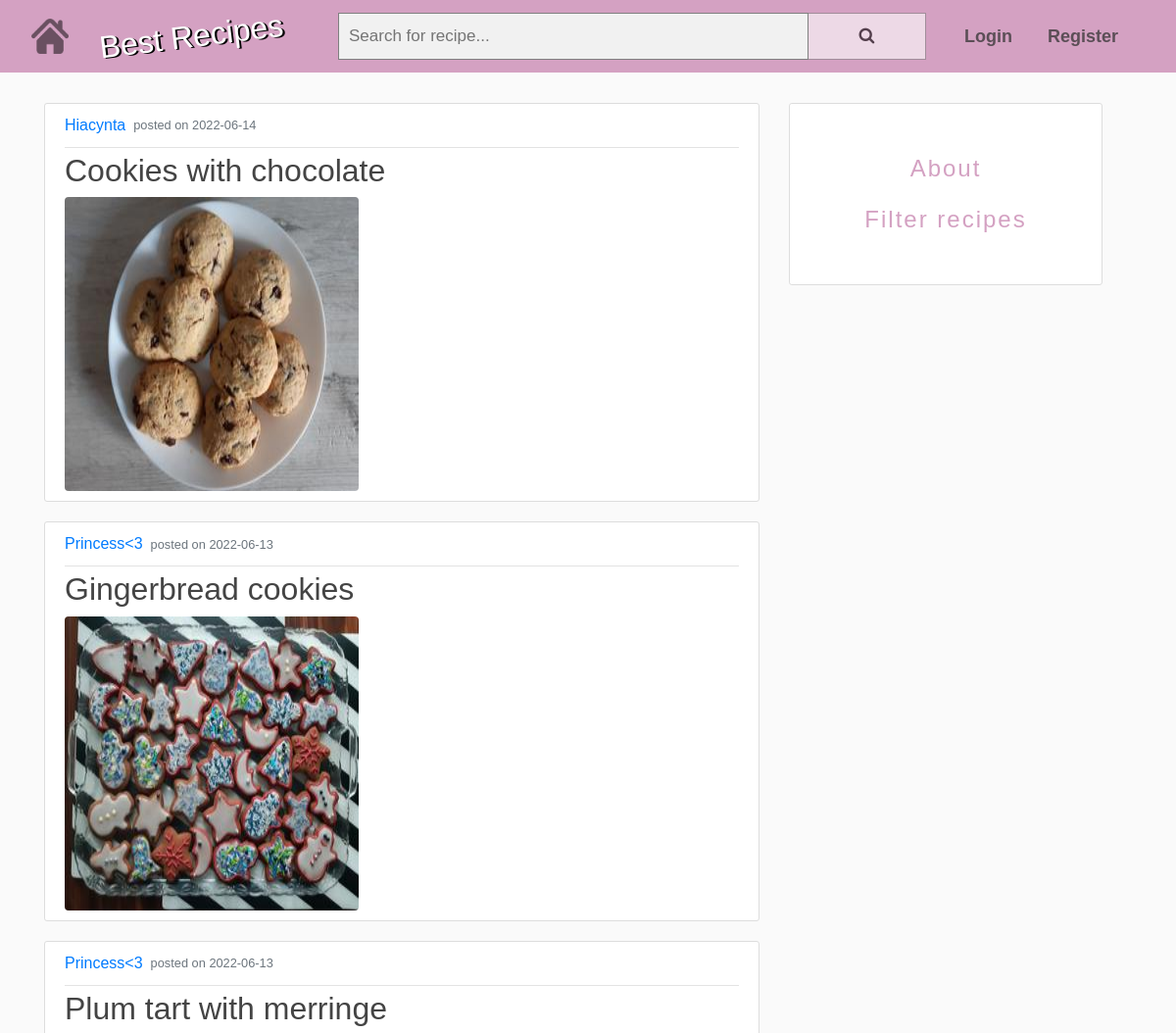
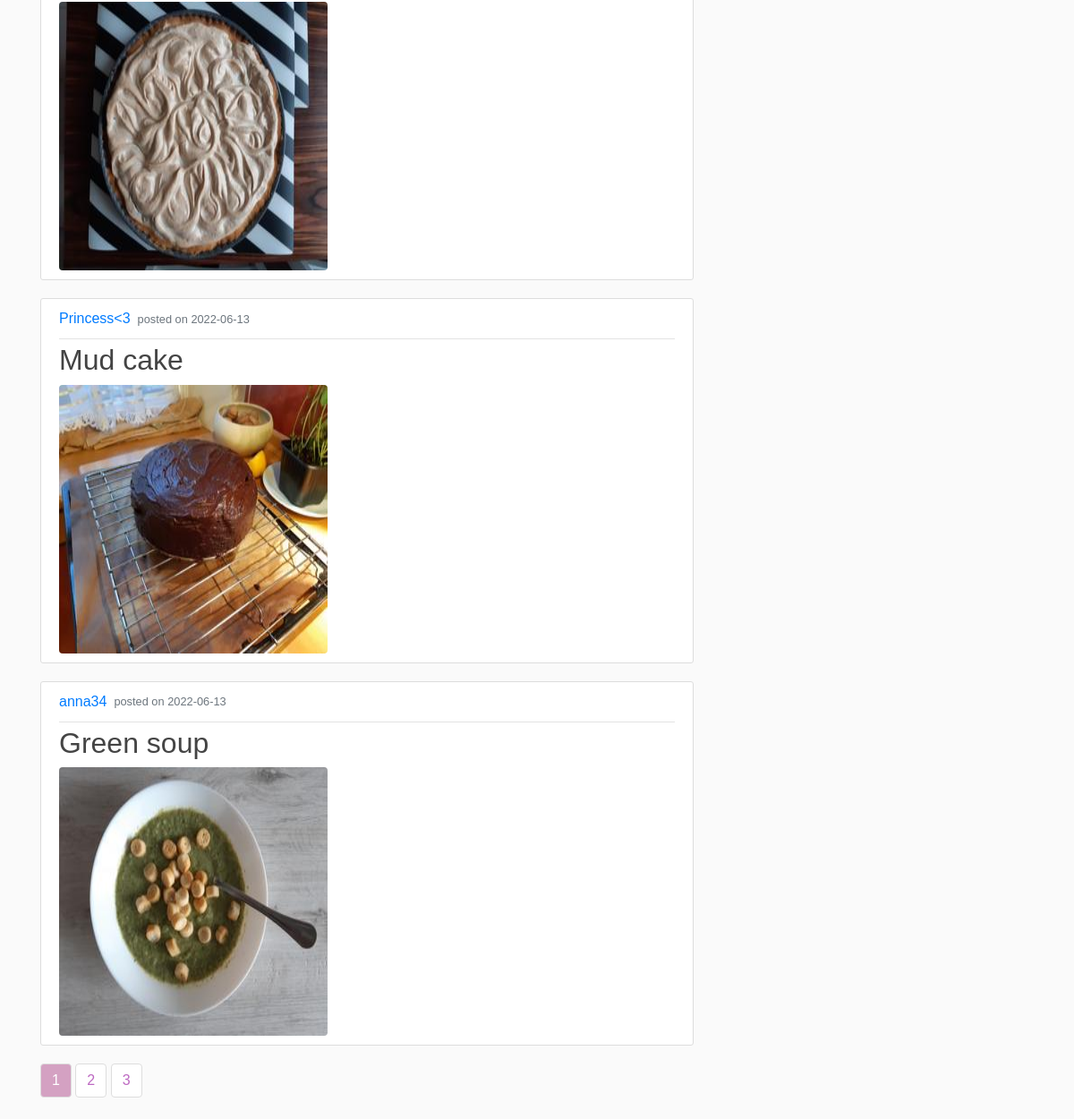
The page /home on the database its author committed (2 pictures, top to bottom).
### recipes_app/models.py (models this page shows, shortened)
class Recipe(db.Model):
    id = db.Column(db.Integer, primary_key=True)
    recipe_name = db.Column(db.String(60), nullable=False)
    date_posted = db.Column(db.DateTime, nullable=False, default=datetime.utcnow)
    food_image = db.Column(db.String(20), nullable=False, default='default_food_image.jpg')
    description = db.Column(db.String(500), nullable=False)
    user_id = db.Column(db.Integer, db.ForeignKey('user.id'), nullable=False)
    is_private = db.Column(db.Boolean, nullable=False, default=False)
    recipe_tags = db.relationship("Tag", secondary=lambda: recipes_tags_table)
    tags = association_proxy("recipe_tags", "tag")

class User(db.Model, UserMixin):
    id = db.Column(db.Integer, primary_key=True)
    username = db.Column(db.String(20), unique=True, nullable=False)
    email = db.Column(db.String(50), unique=True, nullable=False)
    profile_picture = db.Column(db.String(20), nullable=False, default='default_profile_picture.jpg')
    password = db.Column(db.String(60), nullable=False)
    uploaded_recipes = db.relationship('Recipe', backref='author', lazy=True)
    favourite_recipes = db.relationship('Recipe', secondary=lambda: users_favourites_table)
    favourites = association_proxy("favourite_recipes", "recipe_name")

### recipes_app/routes.py (the view)
@app.route('/', endpoint='home')
@app.route("/home", endpoint='home')
def home():
    page = request.args.get('page', 1, type=int)
    recipes = Recipe.query.filter_by(is_private=False).order_by(Recipe.date_posted.desc()).paginate(page=page,
                                                                                                    per_page=5)
    return render_template("home.html", recipes=recipes)

### recipes_app/forms.py
class SearchbarForm(FlaskForm):
    search = StringField("Search", validators=[DataRequired()])
    submit = SubmitField('Submit')

### recipes_app/routes.py (called while the page is built)
@app.context_processor
def base():
    form = SearchbarForm()
    return dict(form=form)

### recipes_app/templates/home.html
{% extends "basic_layout.html" %}
{% block content %}
    {% for recipe in recipes.items %}
        <article class="media content-section">
            <div class="media-body">
                <div class="article-metadata">
                    <a class="mr-2"
                       href="{{ url_for('show_user_recipes', username=recipe.author.username) }}">{{ recipe.author.username }}</a>
                    <small class="text-muted"> posted on {{ recipe.date_posted.strftime('%Y-%m-%d') }}</small>
                </div>
                <h2><a class="article-title"
                       href="{{ url_for('show_recipe', recipe_id=recipe.id) }}">{{ recipe.recipe_name }}</a></h2>
                <img class="rounded article-img"
                     src="{{ url_for('static', filename='food_images/' + recipe.food_image) }}">
            </div>
        </article>
    {% endfor %}
    {% for page_number in recipes.iter_pages(left_edge=1, right_edge=1, left_current=1, right_current=2) %}
        {% if page_number %}
            {% if recipes.page == page_number %}
                <a class="btn btn-info mb-4 bottom-button-picked" href="{{ url_for('home', page=page_number) }}">{{ page_number }}</a>
            {% else %}
                <a class="btn btn-outline-info mb-4 bottom-button"
                   href="{{ url_for('home', page=page_number) }}">{{ page_number }}</a>
            {% endif %}
        {% else %}
            ...
        {% endif %}
    {% endfor %}
{% endblock content %}

### recipes_app/templates/basic_layout.html (shortened to what this page needs)
<!DOCTYPE html>
<html>
<head>
    <link rel="stylesheet" href="https://cdnjs.cloudflare.com/ajax/libs/font-awesome/4.7.0/css/font-awesome.min.css">
    <link rel="stylesheet" href="https://maxcdn.bootstrapcdn.com/bootstrap/4.0.0/css/bootstrap.min.css"
>
    <link rel="stylesheet" type="text/css" href="{{ url_for('static', filename='main.css') }}">
</head>
<body>
<header class="site-header">
    <nav class="navbar navbar-expand-md navbar-dark bg-steel fixed-top">
        <a class="nav-item nav-link" href="{{ url_for('home') }}"><img class="home-icon" src="../static/home.png"/></a>
        <div class="container">
            <a class="navbar-brand mr-4 title" href="/">Best Recipes</a>
            <div class="collapse navbar-collapse" id="navbarToggle">
                <div class="navbar-nav mr-auto search-bar-container">
                    <form method='POST' class="example search-bar" action="{{ url_for('search_for_recipe') }}">
                        <input class="search-bar-input" type="text" placeholder="Search for recipe..." name="search">
                        <button type="submit" class="search-bar-button"/><i class="fa fa-search search-bar-icon"></i></button>
                    </form>
                </div>
                <div class="navbar-nav">
                    {% if current_user.is_authenticated %}
                        <a class="nav-item nav-link auth-link" href="{{ url_for('account') }}">Account</a>
                        <a class="nav-item nav-link auth-link" href="{{ url_for('logout') }}">Logout</a>
                    {% else %}
                        <a class="nav-item nav-link auth-link" href="{{ url_for('login') }}">Login</a>
                        <a class="nav-item nav-link auth-link" href="{{ url_for('register') }}">Register</a>
                    {% endif %}
                </div>
            </div>
        </div>
    </nav>
</header>
<main role="main" class="container main-container">
    <div class="row">
        <div class="col-md-8">
            {% block content %}{% endblock %}
        </div>
        <div class="col-md-4">
            <div class="content-section fixed-sidebar">
                <a class="nav-item nav-link sidebar-option" href="{{ url_for('about') }}">About</a>
                <a class="nav-item nav-link sidebar-option" href="{{ url_for('filter_recipes') }}">Filter recipes</a>
            </div>
        </div>
    </div>
</main>
</body>
</html>

### recipes_app/static/main.css (style rules this page uses)
body { background: #fafafa; color: #333333; margin-top: 5rem; }
h1, h2, h3, h4, h5, h6 { color: #444444; }
.bg-steel { background-color: #d4a1c2; }
.site-header .navbar-nav .nav-link { display: flex; align-items: center; color: #333333; }
.content-section { background: #ffffff; padding: 10px 20px; border: 1px solid #dddddd; border-radius: 3px; margin-bottom: 20px; }
.article-title { color: #444444; }
.article-img { height: 300px; width: 300px; margin-right: 16px; }
.article-metadata { padding-bottom: 10px; margin-bottom: 4px; border-bottom: 1px solid #e3e3e3; display: flex; align-items: center; }
body { font-family: Arial; }
* { box-sizing: border-box; }
form.example input[type=text] { padding: 10px; font-size: 17px; border: 1px solid grey; float: left; width: 80%; background: #f1f1f1; }
form.example button { float: left; width: 20%; padding: 10px; background: #2196F3; color: white; font-size: 17px; border: 1px solid grey; border-left: none; cursor: pointer; }
form.example::after { content: ""; clear: both; display: table; }
.title { font-size: 32px; text-shadow: 2px 1px black; transform: rotate(-7deg); transition: 1s; }
.home-icon { height: 36px !important; opacity: 0.5; }
.search-bar { display: flex; flex: 1; max-width: 600px; }
.search-bar-container { display: flex; justify-content: center; flex: 1; }
.search-bar-button { opacity: 0.6; color: black !important; background-color: white !important; transition: 0.2s; }
.search-bar-input { outline: 0; }
.main-container { padding-top: 25px; }
.fixed-sidebar { position: fixed; display: flex; flex-direction: column; align-items: center; justify-content: center; padding: 40px 0; width: 320px; }
.sidebar-option { font-size: 24px; color: #d4a1c2; letter-spacing: 2px; transition: 0.5s; }
.auth-link { font-size: 18px; font-weight: bold; color: black; opacity: 0.75; margin-right: 20px; }
.bottom-button { color: #BD69C2; border: 1px solid #dddddd; outline: 0; background-color: white; }
.bottom-button-picked { color: white; background-color: #d4a1c2; border: 1px solid #dddddd; outline: 0; }

### rows shown on the page
Recipe: author.username "Hiacynta", date_posted "2022-06-14", recipe_name "Cookies with chocolate", food_image (picture)
Recipe: author.username "Princess<3", date_posted "2022-06-13", recipe_name "Gingerbread cookies", food_image (picture)
Recipe: author.username "Princess<3", date_posted "2022-06-13", recipe_name "Plum tart with merringe", food_image (picture)
Recipe: author.username "Princess<3", date_posted "2022-06-13", recipe_name "Mud cake", food_image (picture)
Recipe: author.username "anna34", date_posted "2022-06-13", recipe_name "Green soup", food_image (picture)

### other values the page prints
{{ page_number }} "1"
{{ page_number }} "2" "3"
